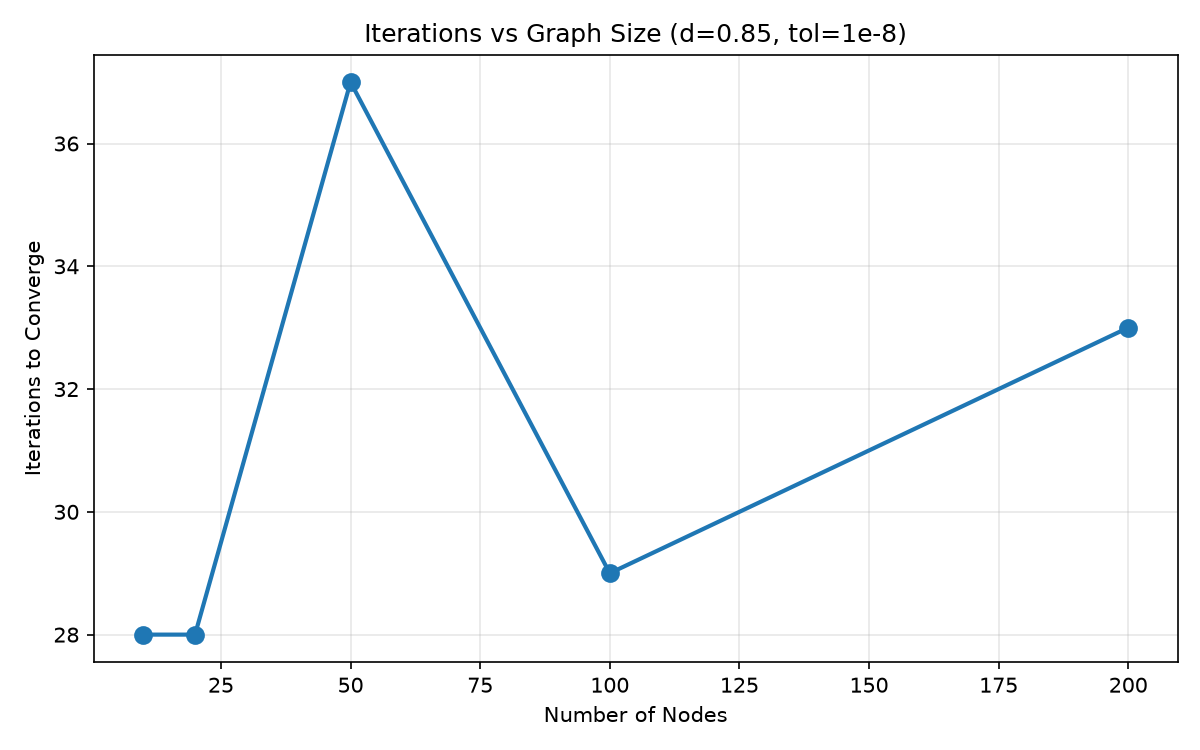

Source code (Python):
"""Plot iterations-to-converge vs graph size."""

import matplotlib

matplotlib.use("Agg")
import matplotlib.pyplot as plt
import networkx as nx

from agnostic_pagerank.core import Graph, PageRankConfig, solve_pagerank


def main() -> None:
    sizes = [10, 20, 50, 100, 200]
    iters = []
    for sz in sizes:
        g = nx.gnm_random_graph(sz, max(sz, sz * 3), directed=True, seed=42)
        nodes_g = [str(i) for i in range(sz)]
        edges_g = [(nodes_g[u], nodes_g[v], 1.0) for u, v in g.edges()]
        res = solve_pagerank(
            Graph(nodes_g, edges_g), PageRankConfig(damping=0.85, tolerance=1e-8)
        ).unwrap()
        iters.append(res.iterations)

    plt.figure(figsize=(8, 5))
    plt.plot(sizes, iters, "o-", linewidth=2, markersize=8)
    plt.xlabel("Number of Nodes")
    plt.ylabel("Iterations to Converge")
    plt.title("Iterations vs Graph Size (d=0.85, tol=1e-8)")
    plt.grid(True, alpha=0.3)
    plt.tight_layout()
    plt.savefig("experiments/iterations_vs_size.png", dpi=150)
    plt.close()
    print("saved experiments/iterations_vs_size.png")


if __name__ == "__main__":
    main()
